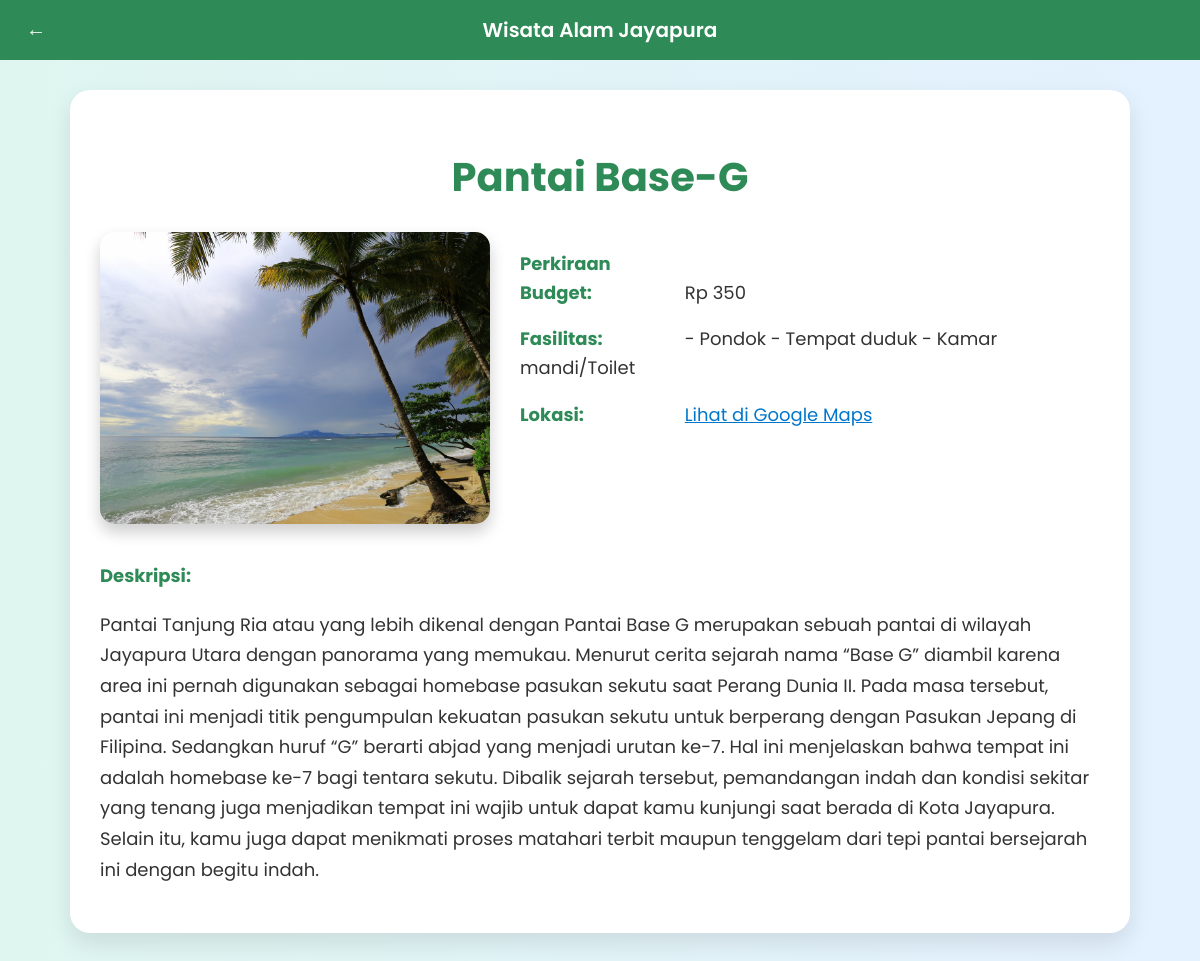
Page /detail.php?id=11 on the committed database.
### tables this page shows
CREATE TABLE `wisata` (
  `id` int(50) NOT NULL,
  `nama` varchar(50) NOT NULL,
  `deskripsi` text NOT NULL,
  `budget` varchar(255) NOT NULL,
  `fasilitas` text NOT NULL,
  `lokasi` varchar(255) NOT NULL,
  `gambar` varchar(255) NOT NULL
);

### detail.php (the view, shortened to what this page needs)
<!DOCTYPE html>
<html lang="id">
<head>
</head>
<body>
<nav>
  <div class="nav-left">
    <button class="nav-back" onclick="window.history.back();">←</button>
  </div>
  <div class="nav-center">Wisata Alam Jayapura</div>
</nav>
<?php
$conn = new mysqli("localhost", "root", "", "wisata alam");
$id = isset($_GET['id']) ? intval($_GET['id']) : 0;
$sql = "SELECT * FROM wisata WHERE id = $id";
$result = $conn->query($sql);
if ($result->num_rows > 0) {
    $row = $result->fetch_assoc();
    echo '
    <div class="container">
        <h1>' . htmlspecialchars($row['nama']) . '</h1>
        <div class="main-content">
            <div class="image-wrapper">
                <img src="uploads/' . htmlspecialchars($row['gambar']) . '" alt="' . htmlspecialchars($row['nama']) . '">
            </div>
            <div class="info">
                <p><strong>Perkiraan Budget:</strong> Rp ' . htmlspecialchars($row['budget']) . '</p>
                <p><strong>Fasilitas:</strong> ' . htmlspecialchars($row['fasilitas']) . '</p>
                <p><strong>Lokasi:</strong> <a href="' . htmlspecialchars($row['lokasi']) . '" target="_blank" style="color:#0077cc; text-decoration:underline;">Lihat di Google Maps</a></p>
            </div>
        </div>
        <div class="description">
            <strong>Deskripsi:</strong>
            <p>' . nl2br(htmlspecialchars($row['deskripsi'])) . '</p>
        </div>
    </div>';
} else {
    echo "<div class='container'><p>Objek wisata tidak ditemukan.</p></div>";
}
?>
</body>
</html>

### detail.php (style rules this page uses)
body { font-family: 'Poppins', sans-serif; margin: 0; padding: 0; background: linear-gradient(to right, #dff6f0, #e4f1ff); min-height: 100vh; }
nav { background-color: #2e8b57; color: white; padding: 15px 20px; display: flex; align-items: center; justify-content: space-between; position: sticky; top: 0; z-index: 999; }
.nav-left { flex: 1; }
.nav-center { flex: 1; text-align: center; font-size: 20px; font-weight: 600; }
.nav-back { background: none; border: none; color: white; font-size: 20px; cursor: pointer; }
.container { max-width: 1000px; margin: 30px auto; background-color: #ffffff; padding: 30px; border-radius: 20px; box-shadow: 0 10px 25px rgba(0, 0, 0, 0.1); animation: fadeIn 0.5s ease-in-out; }
h1 { text-align: center; color: #2e8b57; font-size: 2.5em; margin-bottom: 25px; }
.main-content { display: flex; flex-wrap: wrap; gap: 30px; }
.image-wrapper { flex: 1 1 300px; max-width: 400px; }
.image-wrapper img { width: 100%; height: auto; border-radius: 15px; box-shadow: 0 8px 16px rgba(0,0,0,0.2); }
.info { flex: 2 1 400px; font-size: 18px; color: #333; line-height: 1.6; }
.info p { margin-bottom: 15px; }
.info strong { color: #2e8b57; display: inline-block; width: 160px; }
.description { margin-top: 30px; font-size: 18px; line-height: 1.7; color: #333; }
.description strong { color: #2e8b57; display: block; margin-bottom: 10px; }

### rows in the picture
wisata: nama "Pantai Base-G", gambar (picture), budget "350", fasilitas "- Pondok - Tempat duduk - Kamar mandi/Toilet", deskripsi "Pantai Tanjung Ria atau yang lebih dikenal dengan Pantai Base G merupakan sebuah pantai di wilayah Jayapura Utara dengan panorama yang memukau. Menurut cerita sejarah nama “Base G” diambil karena area ini pernah digunakan sebagai homebase pasukan sekutu saat Perang Dunia II. Pada masa tersebut, pantai ini menjadi titik pengumpulan kekuatan pasukan sekutu untuk berperang dengan Pasukan Jepang di Filipina. Sedangkan huruf “G” berarti abjad yang menjadi urutan ke-7. Hal ini menjelaskan bahwa tempat ini adalah homebase ke-7 bagi tentara sekutu. Dibalik sejarah tersebut, pemandangan indah dan kondisi sekitar yang tenang juga menjadikan tempat ini wajib untuk dapat kamu kunjungi saat berada di…"
